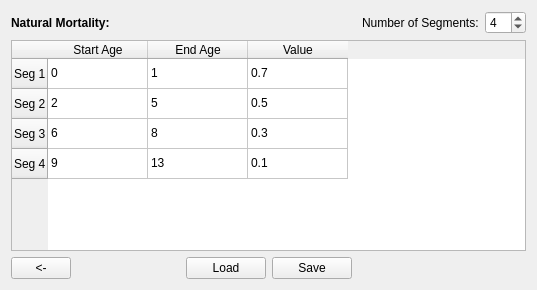
<?xml version="1.0" encoding="UTF-8"?>
<ui version="4.0">
 <class>SSCAA_Tab6_MortalityTab</class>
 <widget class="QWidget" name="SSCAA_Tab6_MortalityTab">
  <property name="geometry">
   <rect>
    <x>0</x>
    <y>0</y>
    <width>537</width>
    <height>290</height>
   </rect>
  </property>
  <property name="windowTitle">
   <string>Form</string>
  </property>
  <layout class="QVBoxLayout" name="verticalLayout">
   <item>
    <layout class="QHBoxLayout" name="horizontalLayout">
     <item>
      <widget class="QLabel" name="SSCAA_Tab6_TitleLBL">
       <property name="font">
        <font>
         <weight>75</weight>
         <bold>true</bold>
        </font>
       </property>
       <property name="text">
        <string>Natural Mortality:</string>
       </property>
      </widget>
     </item>
     <item>
      <widget class="QLabel" name="SSCAA_Tab6_SpeciesLBL">
       <property name="text">
        <string/>
       </property>
      </widget>
     </item>
     <item>
      <spacer name="horizontalSpacer">
       <property name="orientation">
        <enum>Qt::Horizontal</enum>
       </property>
       <property name="sizeHint" stdset="0">
        <size>
         <width>40</width>
         <height>20</height>
        </size>
       </property>
      </spacer>
     </item>
     <item>
      <widget class="QLabel" name="label">
       <property name="text">
        <string>Number of Segments:</string>
       </property>
      </widget>
     </item>
     <item>
      <widget class="QSpinBox" name="spinBox">
       <property name="minimum">
        <number>1</number>
       </property>
       <property name="maximum">
        <number>98</number>
       </property>
       <property name="value">
        <number>4</number>
       </property>
      </widget>
     </item>
    </layout>
   </item>
   <item>
    <widget class="QTableWidget" name="tableWidget">
     <row>
      <property name="text">
       <string>Seg 1</string>
      </property>
     </row>
     <row>
      <property name="text">
       <string>Seg 2</string>
      </property>
     </row>
     <row>
      <property name="text">
       <string>Seg 3</string>
      </property>
     </row>
     <row>
      <property name="text">
       <string>Seg 4</string>
      </property>
     </row>
     <column>
      <property name="text">
       <string>Start Age</string>
      </property>
     </column>
     <column>
      <property name="text">
       <string>End Age</string>
      </property>
     </column>
     <column>
      <property name="text">
       <string>Value</string>
      </property>
     </column>
     <item row="0" column="0">
      <property name="text">
       <string>0</string>
      </property>
     </item>
     <item row="0" column="1">
      <property name="text">
       <string>1</string>
      </property>
     </item>
     <item row="0" column="2">
      <property name="text">
       <string>0.7</string>
      </property>
     </item>
     <item row="1" column="0">
      <property name="text">
       <string>2</string>
      </property>
     </item>
     <item row="1" column="1">
      <property name="text">
       <string>5</string>
      </property>
     </item>
     <item row="1" column="2">
      <property name="text">
       <string>0.5</string>
      </property>
     </item>
     <item row="2" column="0">
      <property name="text">
       <string>6</string>
      </property>
     </item>
     <item row="2" column="1">
      <property name="text">
       <string>8</string>
      </property>
     </item>
     <item row="2" column="2">
      <property name="text">
       <string>0.3</string>
      </property>
     </item>
     <item row="3" column="0">
      <property name="text">
       <string>9</string>
      </property>
     </item>
     <item row="3" column="1">
      <property name="text">
       <string>13</string>
      </property>
     </item>
     <item row="3" column="2">
      <property name="text">
       <string>0.1</string>
      </property>
     </item>
    </widget>
   </item>
   <item>
    <layout class="QHBoxLayout" name="horizontalLayout_87">
     <item>
      <widget class="QPushButton" name="SSCAA_Tab6_PrevPB">
       <property name="sizePolicy">
        <sizepolicy hsizetype="Fixed" vsizetype="Fixed">
         <horstretch>0</horstretch>
         <verstretch>0</verstretch>
        </sizepolicy>
       </property>
       <property name="minimumSize">
        <size>
         <width>60</width>
         <height>0</height>
        </size>
       </property>
       <property name="maximumSize">
        <size>
         <width>60</width>
         <height>16777215</height>
        </size>
       </property>
       <property name="toolTip">
        <string>Go to the previous page</string>
       </property>
       <property name="statusTip">
        <string>Go to the previous page</string>
       </property>
       <property name="text">
        <string>&lt;-</string>
       </property>
      </widget>
     </item>
     <item>
      <spacer name="horizontalSpacer_95">
       <property name="orientation">
        <enum>Qt::Horizontal</enum>
       </property>
       <property name="sizeHint" stdset="0">
        <size>
         <width>40</width>
         <height>20</height>
        </size>
       </property>
      </spacer>
     </item>
     <item>
      <widget class="QPushButton" name="SSCAA_Tab6_ReloadPB">
       <property name="enabled">
        <bool>true</bool>
       </property>
       <property name="toolTip">
        <string>Load table data</string>
       </property>
       <property name="statusTip">
        <string>Load table data</string>
       </property>
       <property name="text">
        <string>Load</string>
       </property>
      </widget>
     </item>
     <item>
      <widget class="QPushButton" name="SSCAA_Tab6_SavePB">
       <property name="enabled">
        <bool>true</bool>
       </property>
       <property name="toolTip">
        <string>Save above table data</string>
       </property>
       <property name="statusTip">
        <string>Save above table data</string>
       </property>
       <property name="text">
        <string>Save</string>
       </property>
      </widget>
     </item>
     <item>
      <spacer name="verticalSpacer_42">
       <property name="orientation">
        <enum>Qt::Horizontal</enum>
       </property>
       <property name="sizeType">
        <enum>QSizePolicy::Expanding</enum>
       </property>
       <property name="sizeHint" stdset="0">
        <size>
         <width>48</width>
         <height>20</height>
        </size>
       </property>
      </spacer>
     </item>
     <item>
      <spacer name="horizontalSpacer_102">
       <property name="orientation">
        <enum>Qt::Horizontal</enum>
       </property>
       <property name="sizeType">
        <enum>QSizePolicy::Fixed</enum>
       </property>
       <property name="sizeHint" stdset="0">
        <size>
         <width>65</width>
         <height>20</height>
        </size>
       </property>
      </spacer>
     </item>
    </layout>
   </item>
  </layout>
 </widget>
 <resources/>
 <connections/>
</ui>
